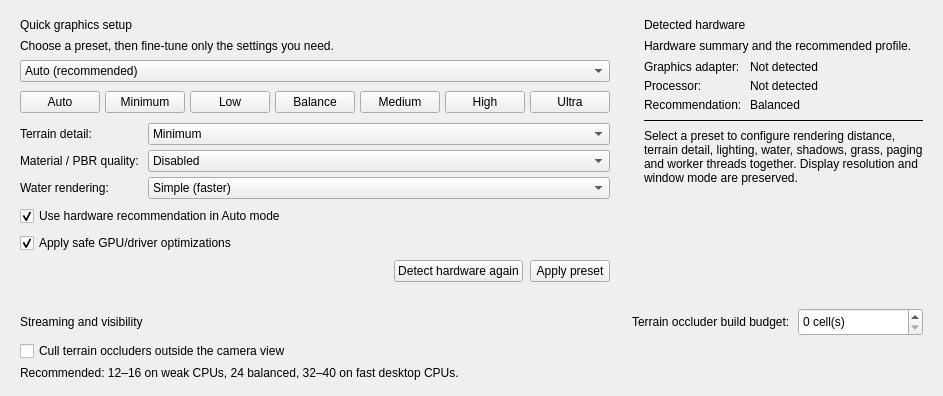
     <widget class="QWidget" name="QualityWrapper">
      <attribute name="title">
       <string>Quality</string>
      </attribute>
      <layout class="QVBoxLayout" name="qualityPageLayout">
       <property name="spacing">
        <number>8</number>
       </property>
       <property name="leftMargin">
        <number>8</number>
       </property>
       <property name="topMargin">
        <number>8</number>
       </property>
       <property name="rightMargin">
        <number>8</number>
       </property>
       <property name="bottomMargin">
        <number>8</number>
       </property>
       <item>
        <layout class="QHBoxLayout" name="qualityTopLayout" stretch="3,2">
         <property name="spacing">
          <number>10</number>
         </property>
         <item>
          <widget class="QFrame" name="qualityQuickCard">
           <property name="frameShape">
            <enum>QFrame::NoFrame</enum>
           </property>
           <property name="arenaCard" stdset="0">
            <bool>true</bool>
           </property>
           <property name="sizePolicy">
            <sizepolicy hsizetype="Expanding" vsizetype="Preferred">
             <horstretch>3</horstretch>
             <verstretch>0</verstretch>
            </sizepolicy>
           </property>
           <layout class="QVBoxLayout" name="qualityQuickLayout">
            <property name="spacing">
             <number>7</number>
            </property>
            <property name="leftMargin">
             <number>12</number>
            </property>
            <property name="topMargin">
             <number>10</number>
            </property>
            <property name="rightMargin">
             <number>12</number>
            </property>
            <property name="bottomMargin">
             <number>10</number>
            </property>
            <item>
             <widget class="QLabel" name="qualityQuickTitle">
              <property name="text">
               <string>Quick graphics setup</string>
              </property>
              <property name="arenaTitle" stdset="0">
               <bool>true</bool>
              </property>
             </widget>
            </item>
            <item>
             <widget class="QLabel" name="qualityQuickSubtitle">
              <property name="text">
               <string>Choose a preset, then fine-tune only the settings you need.</string>
              </property>
              <property name="wordWrap">
               <bool>true</bool>
              </property>
              <property name="arenaMuted" stdset="0">
               <bool>true</bool>
              </property>
             </widget>
            </item>
            <item>
             <widget class="QWidget" name="qualityPresetLogicHost">
              <property name="visible">
               <bool>false</bool>
              </property>
              <layout class="QHBoxLayout" name="qualityPresetLogicLayout">
               <property name="leftMargin">
                <number>0</number>
               </property>
               <property name="topMargin">
                <number>0</number>
               </property>
               <property name="rightMargin">
                <number>0</number>
               </property>
               <property name="bottomMargin">
                <number>0</number>
               </property>
               <item>
                <widget class="QComboBox" name="qualityPresetComboBox">
                 <item>
                  <property name="text">
                   <string>Auto (recommended)</string>
                  </property>
                 </item>
                 <item>
                  <property name="text">
                   <string>Minimum</string>
                  </property>
                 </item>
                 <item>
                  <property name="text">
                   <string>Low</string>
                  </property>
                 </item>
                 <item>
                  <property name="text">
                   <string>Balanced</string>
                  </property>
                 </item>
                 <item>
                  <property name="text">
                   <string>Medium</string>
                  </property>
                 </item>
                 <item>
                  <property name="text">
                   <string>High</string>
                  </property>
                 </item>
                 <item>
                  <property name="text">
                   <string>Ultra</string>
                  </property>
                 </item>
                 <property name="visible">
                  <bool>false</bool>
                 </property>
                 <property name="minimumSize">
                  <size>
                   <width>1</width>
                   <height>1</height>
                  </size>
                 </property>
                </widget>
               </item>
              </layout>
             </widget>
            </item>
            <item>
             <widget class="QWidget" name="qualityPresetButtonsHost">
              <layout class="QHBoxLayout" name="qualityPresetButtonsLayout">
               <property name="spacing">
                <number>5</number>
               </property>
               <property name="leftMargin">
                <number>0</number>
               </property>
               <property name="topMargin">
                <number>2</number>
               </property>
               <property name="rightMargin">
                <number>0</number>
               </property>
               <property name="bottomMargin">
                <number>3</number>
               </property>
               <item>
                <widget class="QPushButton" name="presetAutoButton">
                 <property name="text">
                  <string>Auto</string>
                 </property>
                 <property name="checkable">
                  <bool>true</bool>
                 </property>
                 <property name="autoExclusive">
                  <bool>true</bool>
                 </property>
                 <property name="arenaPresetButton" stdset="0">
                  <bool>true</bool>
                 </property>
                 <property name="sizePolicy">
                  <sizepolicy hsizetype="Expanding" vsizetype="Fixed">
                   <horstretch>1</horstretch>
                   <verstretch>0</verstretch>
                  </sizepolicy>
                 </property>
                </widget>
               </item>
               <item>
                <widget class="QPushButton" name="presetMinimumButton">
                 <property name="text">
                  <string>Minimum</string>
                 </property>
                 <property name="checkable">
                  <bool>true</bool>
                 </property>
                 <property name="autoExclusive">
                  <bool>true</bool>
                 </property>
                 <property name="arenaPresetButton" stdset="0">
                  <bool>true</bool>
                 </property>
                 <property name="sizePolicy">
                  <sizepolicy hsizetype="Expanding" vsizetype="Fixed">
                   <horstretch>1</horstretch>
                   <verstretch>0</verstretch>
                  </sizepolicy>
                 </property>
                </widget>
               </item>
               <item>
                <widget class="QPushButton" name="presetLowButton">
                 <property name="text">
                  <string>Low</string>
                 </property>
                 <property name="checkable">
                  <bool>true</bool>
                 </property>
                 <property name="autoExclusive">
                  <bool>true</bool>
                 </property>
                 <property name="arenaPresetButton" stdset="0">
                  <bool>true</bool>
                 </property>
                 <property name="sizePolicy">
                  <sizepolicy hsizetype="Expanding" vsizetype="Fixed">
                   <horstretch>1</horstretch>
                   <verstretch>0</verstretch>
                  </sizepolicy>
                 </property>
                </widget>
               </item>
               <item>
                <widget class="QPushButton" name="presetBalancedButton">
                 <property name="text">
                  <string>Balance</string>
                 </property>
                 <property name="checkable">
                  <bool>true</bool>
                 </property>
                 <property name="autoExclusive">
                  <bool>true</bool>
                 </property>
                 <property name="arenaPresetButton" stdset="0">
                  <bool>true</bool>
                 </property>
                 <property name="sizePolicy">
                  <sizepolicy hsizetype="Expanding" vsizetype="Fixed">
                   <horstretch>1</horstretch>
                   <verstretch>0</verstretch>
                  </sizepolicy>
                 </property>
                </widget>
               </item>
               <item>
                <widget class="QPushButton" name="presetMediumButton">
                 <property name="text">
                  <string>Medium</string>
                 </property>
                 <property name="checkable">
                  <bool>true</bool>
                 </property>
                 <property name="autoExclusive">
                  <bool>true</bool>
                 </property>
                 <property name="arenaPresetButton" stdset="0">
                  <bool>true</bool>
                 </property>
                 <property name="sizePolicy">
                  <sizepolicy hsizetype="Expanding" vsizetype="Fixed">
                   <horstretch>1</horstretch>
                   <verstretch>0</verstretch>
                  </sizepolicy>
                 </property>
                </widget>
               </item>
               <item>
                <widget class="QPushButton" name="presetHighButton">
                 <property name="text">
                  <string>High</string>
                 </property>
                 <property name="checkable">
                  <bool>true</bool>
                 </property>
                 <property name="autoExclusive">
                  <bool>true</bool>
                 </property>
                 <property name="arenaPresetButton" stdset="0">
                  <bool>true</bool>
                 </property>
                 <property name="sizePolicy">
                  <sizepolicy hsizetype="Expanding" vsizetype="Fixed">
                   <horstretch>1</horstretch>
                   <verstretch>0</verstretch>
                  </sizepolicy>
                 </property>
                </widget>
               </item>
               <item>
                <widget class="QPushButton" name="presetUltraButton">
                 <property name="text">
                  <string>Ultra</string>
                 </property>
                 <property name="checkable">
                  <bool>true</bool>
                 </property>
                 <property name="autoExclusive">
                  <bool>true</bool>
                 </property>
                 <property name="arenaPresetButton" stdset="0">
                  <bool>true</bool>
                 </property>
                 <property name="sizePolicy">
                  <sizepolicy hsizetype="Expanding" vsizetype="Fixed">
                   <horstretch>1</horstretch>
                   <verstretch>0</verstretch>
                  </sizepolicy>
                 </property>
                </widget>
               </item>
              </layout>
             </widget>
            </item>
            <item>
             <layout class="QGridLayout" name="qualityFineTuneLayout" columnstretch="0,1">
              <property name="horizontalSpacing">
               <number>9</number>
              </property>
              <property name="verticalSpacing">
               <number>5</number>
              </property>
              <item row="0" column="0">
               <widget class="QLabel" name="terrainDetailLabel">
                <property name="text">
                 <string>Terrain detail:</string>
                </property>
                <property name="arenaSettingLabel" stdset="0">
                 <bool>true</bool>
                </property>
               </widget>
              </item>
              <item row="0" column="1">
               <widget class="QComboBox" name="terrainDetailComboBox">
                <property name="toolTip">
                 <string>Maximum PBR is available only with High or Ultra terrain detail.</string>
                </property>
                <item>
                 <property name="text">
                  <string>Minimum</string>
                 </property>
                </item>
                <item>
                 <property name="text">
                  <string>Low</string>
                 </property>
                </item>
                <item>
                 <property name="text">
                  <string>Balanced</string>
                 </property>
                </item>
                <item>
                 <property name="text">
                  <string>Medium</string>
                 </property>
                </item>
                <item>
                 <property name="text">
                  <string>High</string>
                 </property>
                </item>
                <item>
                 <property name="text">
                  <string>Ultra</string>
                 </property>
                </item>
               </widget>
              </item>
              <item row="1" column="0">
               <widget class="QLabel" name="pbrQualityLabel">
                <property name="text">
                 <string>Material / PBR quality:</string>
                </property>
                <property name="arenaSettingLabel" stdset="0">
                 <bool>true</bool>
                </property>
               </widget>
              </item>
              <item row="1" column="1">
               <widget class="QComboBox" name="pbrQualityComboBox">
                <property name="toolTip">
                 <string>Maximum PBR automatically selects High terrain detail. Lower terrain settings automatically use Quality PBR.</string>
                </property>
                <item>
                 <property name="text">
                  <string>Disabled</string>
                 </property>
                </item>
                <item>
                 <property name="text">
                  <string>Simple</string>
                 </property>
                </item>
                <item>
                 <property name="text">
                  <string>Balanced</string>
                 </property>
                </item>
                <item>
                 <property name="text">
                  <string>Quality</string>
                 </property>
                </item>
                <item>
                 <property name="text">
                  <string>Maximum</string>
                 </property>
                </item>
               </widget>
              </item>
              <item row="2" column="0">
               <widget class="QLabel" name="waterModeLabel">
                <property name="text">
                 <string>Water rendering:</string>
                </property>
                <property name="arenaSettingLabel" stdset="0">
                 <bool>true</bool>
                </property>
               </widget>
              </item>
              <item row="2" column="1">
               <widget class="QComboBox" name="waterModeComboBox">
                <property name="toolTip">
                 <string>Simple uses the lightweight legacy shader water. PBR / New uses the current physically-based water path.</string>
                </property>
                <item>
                 <property name="text">
                  <string>Simple (faster)</string>
                 </property>
                </item>
                <item>
                 <property name="text">
                  <string>PBR / New</string>
                 </property>
                </item>
               </widget>
              </item>
             </layout>
            </item>
            <item>
             <widget class="QCheckBox" name="autoSelectQualityCheckBox">
              <property name="text">
               <string>Use hardware recommendation in Auto mode</string>
              </property>
              <property name="checked">
               <bool>true</bool>
              </property>
             </widget>
            </item>
            <item>
             <widget class="QCheckBox" name="vendorOptimizationsCheckBox">
              <property name="text">
               <string>Apply safe GPU/driver optimizations</string>
              </property>
              <property name="checked">
               <bool>true</bool>
              </property>
             </widget>
            </item>
            <item>
             <layout class="QHBoxLayout" name="qualityActionLayout">
              <property name="spacing">
               <number>7</number>
              </property>
              <item>
               <spacer name="qualityActionSpacer">
                <property name="orientation">
                 <enum>Qt::Horizontal</enum>
                </property>
                <property name="sizeHint" stdset="0">
                 <size>
                  <width>20</width>
                  <height>20</height>
                 </size>
                </property>
               </spacer>
              </item>
              <item>
               <widget class="QPushButton" name="detectHardwareButton">
                <property name="text">
                 <string>Detect hardware again</string>
                </property>
                <property name="arenaQuiet" stdset="0">
                 <bool>true</bool>
                </property>
               </widget>
              </item>
              <item>
               <widget class="QPushButton" name="applyQualityButton">
                <property name="text">
                 <string>Apply preset</string>
                </property>
                <property name="arenaPrimary" stdset="0">
                 <bool>true</bool>
                </property>
               </widget>
              </item>
             </layout>
            </item>
           </layout>
          </widget>
         </item>
         <item>
          <widget class="QFrame" name="qualityHardwareCard">
           <property name="frameShape">
            <enum>QFrame::NoFrame</enum>
           </property>
           <property name="arenaCard" stdset="0">
            <bool>true</bool>
           </property>
           <property name="sizePolicy">
            <sizepolicy hsizetype="Expanding" vsizetype="Preferred">
             <horstretch>2</horstretch>
             <verstretch>0</verstretch>
            </sizepolicy>
           </property>
           <layout class="QVBoxLayout" name="qualityHardwareCardLayout">
            <property name="spacing">
             <number>7</number>
            </property>
            <property name="leftMargin">
             <number>12</number>
            </property>
            <property name="topMargin">
             <number>10</number>
            </property>
            <property name="rightMargin">
             <number>12</number>
            </property>
            <property name="bottomMargin">
             <number>10</number>
            </property>
            <item>
             <widget class="QLabel" name="qualityHardwareTitle">
              <property name="text">
               <string>Detected hardware</string>
              </property>
              <property name="arenaTitle" stdset="0">
               <bool>true</bool>
              </property>
             </widget>
            </item>
            <item>
             <widget class="QLabel" name="qualityHardwareSubtitle">
              <property name="text">
               <string>Hardware summary and the recommended profile.</string>
              </property>
              <property name="arenaMuted" stdset="0">
               <bool>true</bool>
              </property>
              <property name="wordWrap">
               <bool>true</bool>
              </property>
             </widget>
            </item>
            <item>
             <layout class="QGridLayout" name="detectedHardwareLayout" columnstretch="0,1">
              <property name="horizontalSpacing">
               <number>8</number>
              </property>
              <property name="verticalSpacing">
               <number>5</number>
              </property>
              <item row="0" column="0">
               <widget class="QLabel" name="qualityGpuTitleLabel">
                <property name="text">
                 <string>Graphics adapter:</string>
                </property>
               </widget>
              </item>
              <item row="0" column="1">
               <widget class="QLabel" name="qualityGpuLabel">
                <property name="text">
                 <string>Not detected</string>
                </property>
                <property name="textInteractionFlags">
                 <set>Qt::TextSelectableByMouse</set>
                </property>
                <property name="wordWrap">
                 <bool>true</bool>
                </property>
               </widget>
              </item>
              <item row="1" column="0">
               <widget class="QLabel" name="qualityCpuTitleLabel">
                <property name="text">
                 <string>Processor:</string>
                </property>
               </widget>
              </item>
              <item row="1" column="1">
               <widget class="QLabel" name="qualityCpuLabel">
                <property name="text">
                 <string>Not detected</string>
                </property>
                <property name="wordWrap">
                 <bool>true</bool>
                </property>
               </widget>
              </item>
              <item row="2" column="0">
               <widget class="QLabel" name="qualityRecommendationTitleLabel">
                <property name="text">
                 <string>Recommendation:</string>
                </property>
               </widget>
              </item>
              <item row="2" column="1">
               <widget class="QLabel" name="qualityRecommendationLabel">
                <property name="text">
                 <string>Balanced</string>
                </property>
                <property name="arenaAccent" stdset="0">
                 <bool>true</bool>
                </property>
               </widget>
              </item>
             </layout>
            </item>
            <item>
             <widget class="QFrame" name="qualityHardwareDivider">
              <property name="frameShape">
               <enum>QFrame::HLine</enum>
              </property>
              <property name="frameShadow">
               <enum>QFrame::Plain</enum>
              </property>
              <property name="arenaDivider" stdset="0">
               <bool>true</bool>
              </property>
             </widget>
            </item>
            <item>
             <widget class="QLabel" name="qualityDescriptionLabel">
              <property name="wordWrap">
               <bool>true</bool>
              </property>
              <property name="text">
               <string>Select a preset to configure rendering distance, terrain detail, lighting, water, shadows, grass, paging and worker threads together. Display resolution and window mode are preserved.</string>
              </property>
              <property name="wordWrap">
               <bool>true</bool>
              </property>
              <property name="arenaMuted" stdset="0">
               <bool>true</bool>
              </property>
             </widget>
            </item>
            <item>
             <spacer name="hardwareBottomSpacer">
              <property name="orientation">
               <enum>Qt::Vertical</enum>
              </property>
              <property name="sizeHint" stdset="0">
               <size>
                <width>20</width>
                <height>1</height>
               </size>
              </property>
             </spacer>
            </item>
           </layout>
          </widget>
         </item>
        </layout>
       </item>
       <item>
        <widget class="QFrame" name="qualityStreamingCard">
         <property name="frameShape">
          <enum>QFrame::NoFrame</enum>
         </property>
         <property name="arenaCard" stdset="0">
          <bool>true</bool>
         </property>
         <layout class="QVBoxLayout" name="qualityStreamingCardLayout">
          <property name="spacing">
           <number>5</number>
          </property>
          <property name="leftMargin">
           <number>12</number>
          </property>
          <property name="topMargin">
           <number>8</number>
          </property>
          <property name="rightMargin">
           <number>12</number>
          </property>
          <property name="bottomMargin">
           <number>8</number>
          </property>
          <item>
           <layout class="QHBoxLayout" name="qualityStreamingHeaderLayout">
            <property name="spacing">
             <number>8</number>
            </property>
            <item>
             <widget class="QLabel" name="qualityStreamingTitle">
              <property name="text">
               <string>Streaming and visibility</string>
              </property>
              <property name="arenaTitle" stdset="0">
               <bool>true</bool>
              </property>
             </widget>
            </item>
            <item>
             <spacer name="streamTitleSpacer">
              <property name="orientation">
               <enum>Qt::Horizontal</enum>
              </property>
              <property name="sizeHint" stdset="0">
               <size>
                <width>20</width>
                <height>20</height>
               </size>
              </property>
             </spacer>
            </item>
            <item>
             <widget class="QLabel" name="occlusionTerrainBudgetLabel">
              <property name="text">
               <string>Terrain occluder build budget:</string>
              </property>
             </widget>
            </item>
            <item>
             <widget class="QSpinBox" name="occlusionTerrainBudgetSpinBox">
              <property name="minimum">
               <number>0</number>
              </property>
              <property name="maximum">
               <number>128</number>
              </property>
              <property name="singleStep">
               <number>4</number>
              </property>
              <property name="suffix">
               <string> cell(s)</string>
              </property>
              <property name="toolTip">
               <string>Maximum newly decoded LAND cells per terrain-occluder rebuild. 0 builds the whole region at once; lower values reduce cell-transition spikes.</string>
              </property>
              <property name="minimumSize">
               <size>
                <width>125</width>
                <height>28</height>
               </size>
              </property>
             </widget>
            </item>
           </layout>
          </item>
          <item>
           <widget class="QCheckBox" name="occlusionTerrainFrustumCullCheckBox">
            <property name="text">
             <string>Cull terrain occluders outside the camera view</string>
            </property>
            <property name="toolTip">
             <string>Skip cached terrain occluder cells outside the camera side planes before software rasterization. Recommended on all presets.</string>
            </property>
           </widget>
          </item>
          <item>
           <widget class="QLabel" name="occlusionTerrainBudgetHintLabel">
            <property name="text">
             <string>Recommended: 12–16 on weak CPUs, 24 balanced, 32–40 on fast desktop CPUs.</string>
            </property>
            <property name="wordWrap">
             <bool>true</bool>
            </property>
            <property name="wordWrap">
             <bool>true</bool>
            </property>
            <property name="arenaMuted" stdset="0">
             <bool>true</bool>
            </property>
           </widget>
          </item>
         </layout>
        </widget>
       </item>
      </layout>
     </widget>
